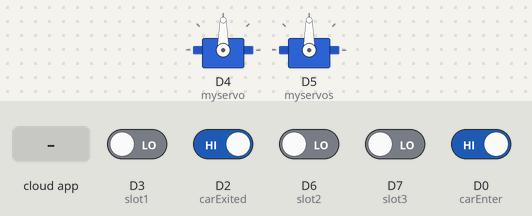
Recording of a sketch running on a simulated ESP8266 (NodeMCU). Shown: 2 × servo. The inputs (shaded band) are chosen by the test bench; at power-on: D0 (carEnter), D2 (carExited) HIGH, D3 (slot1), D6 (slot2), D7 (slot3) LOW. WiFi joins after 1.5 s; servers stay silent unless stated; network time is answered at once with the bench clock; the local clock reads 2024-03-15 10:24:30 at power-on unless the sketch sets it; no MQTT or app messages arrive unless stated; what the sketch prints to the serial monitor is not drawn.

Above: at 3.7 s.
3.8 s: the phone or cloud app sets entrygate to ON
At 5.0 s:
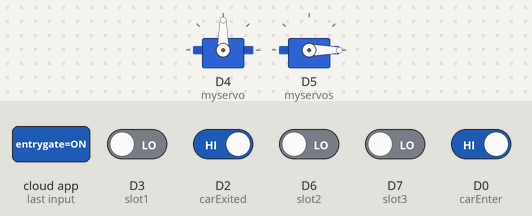
8.3 s: D2 (carExited) driven LOW
At 12.7 s:
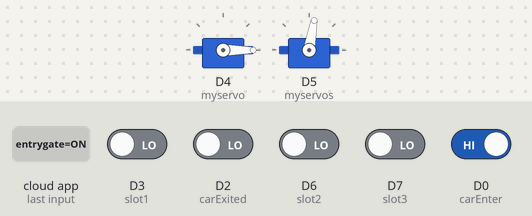
32.3 s: D0 (carEnter) driven LOW
At 36.8 s:
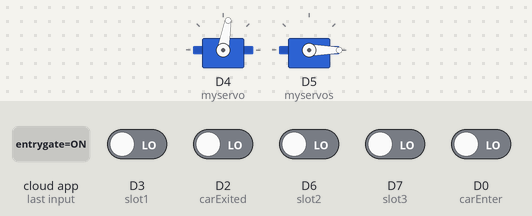
Timing chart, 0 to 43.4 s (numbered marks = the images above; inputs shaded):
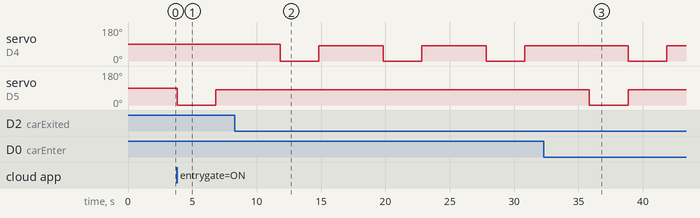

Measured:
- after the input at 3.8 s, servo on D5 (myservos): 90° → 0° at once, → 80° 3.0 s later
- after the input at 8.3 s, servo on D4 (myservo): alternates 80° for 5.0 s and 0° for 3.0 s, starting after 3.5 s
- after the input at 32.3 s, servo on D5 (myservos): 80° → 0° after 3.6 s, → 80° 3.0 s later

The sketch:

project-IOT.ino
```cpp
#include <ESP8266WiFi.h>
#include <Servo.h>
#include <NTPClient.h>
#include <WiFiUdp.h>
#include <NTPClient.h>;
#include <WiFiUdp.h>
#include "Adafruit_MQTT.h"
#include "Adafruit_MQTT_Client.h"
const char *ssid =  "Nv";     //  WiFi Name
const char *pass =  "1234567890"; //  WiFi Password

#define MQTT_SERV "io.adafruit.com"
#define MQTT_PORT 1883
#define MQTT_NAME "" // mqtt name adfruit io .com
#define MQTT_PASS "" // Password/key  adfruit io .com
WiFiUDP ntpUDP;
NTPClient timeClient(ntpUDP, "pool.ntp.org", 19800, 60000);
Servo myservo;    //servo motor as gate
Servo myservos;  //servo motor as gate

int carEnter = D0; // entry sensor
int carExited = D2;  //exit sensor
int slot3 = D7;
int slot2 = D6;
int slot1  = D3;
int count = 0;
int CLOSE_ANGLE = 80;  // closing angle of the servo motor arm
int OPEN_ANGLE = 0;  // opening angle of the servo motor arm
int  hh, mm, ss;
int pos;
int pos1;

String h, m, EntryTimeSlot1, ExitTimeSlot1, EntryTimeSlot2, ExitTimeSlot2, EntryTimeSlot3, ExitTimeSlot3;
boolean entrysensor, exitsensor, s1, s2, s3;

boolean s1_occupied = false;
boolean s2_occupied = false;
boolean s3_occupied = false;

WiFiClient client;
Adafruit_MQTT_Client mqtt(&client, MQTT_SERV, MQTT_PORT, MQTT_NAME, MQTT_PASS);

//Set up the feed you're subscribing to
Adafruit_MQTT_Subscribe EntryGate = Adafruit_MQTT_Subscribe(&mqtt, MQTT_NAME "/feeds/entrygate");
Adafruit_MQTT_Subscribe ExitGate = Adafruit_MQTT_Subscribe(&mqtt, MQTT_NAME "/feeds/exitgate");

//Set up the feed you're publishing to
Adafruit_MQTT_Publish CarsParked = Adafruit_MQTT_Publish(&mqtt, MQTT_NAME "/feeds/carsparked");
Adafruit_MQTT_Publish EntrySlot1 = Adafruit_MQTT_Publish(&mqtt, MQTT_NAME "/feeds/entryslot1");
Adafruit_MQTT_Publish ExitSlot1 = Adafruit_MQTT_Publish(&mqtt, MQTT_NAME "/feeds/exitslot1");
Adafruit_MQTT_Publish EntrySlot2 = Adafruit_MQTT_Publish(&mqtt, MQTT_NAME "/feeds/entryslot2");
Adafruit_MQTT_Publish ExitSlot2 = Adafruit_MQTT_Publish(&mqtt, MQTT_NAME "/feeds/exitslot2");
Adafruit_MQTT_Publish EntrySlot3 = Adafruit_MQTT_Publish(&mqtt, MQTT_NAME "/feeds/entryslot3");
Adafruit_MQTT_Publish ExitSlot3 = Adafruit_MQTT_Publish(&mqtt, MQTT_NAME "/feeds/exitslot3");

void setup() {
  delay(1000);
  Serial.begin (9600);
  mqtt.subscribe(&EntryGate);
  mqtt.subscribe(&ExitGate);
  timeClient.begin();
  myservo.attach(D4);      // motor pin to D4
  myservos.attach(D5);       // motor pin to D5
  pinMode(carExited, INPUT);    // ir  sensor as input
  pinMode(carEnter, INPUT);     // ir sensor  input
  pinMode(slot1, INPUT);
  pinMode(slot2, INPUT);
  pinMode(slot3, INPUT);
  WiFi.begin(ssid, pass);    //try to connect with wifi
  Serial.print("Connecting to ");
  Serial.print(ssid);   // display ssid
  while (WiFi.status() != WL_CONNECTED) {
    Serial.print(".");   // if not connected print this ....
    delay(500);
  }
  Serial.println();
  Serial.print("Connected to ");
  Serial.println(ssid);
  Serial.print("IP Address is : ");
  Serial.println(WiFi.localIP());  //print local IP address
}

void loop() {

  MQTT_connect();
  timeClient.update();
  hh = timeClient.getHours();
  mm = timeClient.getMinutes();
  ss = timeClient.getSeconds();
  h = String(hh);
  m = String(mm);
  h + " :" + m;

  entrysensor = !digitalRead(carEnter);
  exitsensor = !digitalRead(carExited);
  s1 = digitalRead(slot1);
  s2 = digitalRead(slot2);
  s3 = digitalRead(slot3);

  if (entrysensor == 1) {    // if high then count and send data
    count =  count + 1;     //increment count
    myservos.write(OPEN_ANGLE);
    delay(3000);
    myservos.write(CLOSE_ANGLE);

  }

  if (exitsensor == 1) {   //if high then count and send
    count = count - 1;    //decrement count
    myservo.write(OPEN_ANGLE);
    delay(3000);
    myservo.write(CLOSE_ANGLE);
  }
  if (! CarsParked.publish(count)) {}

  if (s1 == 1 && s1_occupied == false) {
    Serial.println("Occupied1 ");
    EntryTimeSlot1 =  h + " :" + m;
    Serial.print("EntryTimeSlot1");
    Serial.print(EntryTimeSlot1);//

    s1_occupied = true;
    if (! EntrySlot1.publish((char*) EntryTimeSlot1.c_str())) {}
  }
  if (s1 == 0 && s1_occupied == true) {
    Serial.println("Available1 ");
    ExitTimeSlot1 =  h + " :" + m;
    Serial.print("ExitTimeSlot1");
    Serial.print(ExitTimeSlot1);

    s1_occupied = false;
    if (! ExitSlot1.publish((char*) ExitTimeSlot1.c_str())) {}
  }
  if (s2 == 1 && s2_occupied == false) {
    Serial.println("Occupied2 ");
    EntryTimeSlot2 =  h + " :" + m;
    Serial.print("EntryTimeSlot2");
    Serial.print(EntryTimeSlot2);

    s2_occupied = true;
    if (! EntrySlot2.publish((char*) EntryTimeSlot2.c_str())) {}
  }
  if (s2 == 0 && s2_occupied == true) {
    Serial.println("Available2 ");
    ExitTimeSlot2 =  h + " :" + m;
    Serial.print("ExitTimeSlot2");
    Serial.print(ExitTimeSlot2);

    s2_occupied = false;
    if (! ExitSlot2.publish((char*) ExitTimeSlot2.c_str())) {}
  }
  if (s3 == 1 && s3_occupied == false) {
    Serial.println("Occupied3 ");
    EntryTimeSlot3 =  h + " :" + m;
    Serial.print("EntryTimeSlot3: ");//
    Serial.print(EntryTimeSlot3); //
    s3_occupied = true;
    if (! EntrySlot3.publish((char*) EntryTimeSlot3.c_str())) {}
  }
  if (s3 == 0 && s3_occupied == true) {
    Serial.println("Available3 ");
    ExitTimeSlot3 =  h + " :" + m;
    Serial.print("ExitTimeSlot3: ");//
    Serial.print(ExitTimeSlot3);  //
    s3_occupied = false;
    if (! ExitSlot3.publish((char*) ExitTimeSlot3.c_str())) { }
  }

  Adafruit_MQTT_Subscribe * subscription;
  while ((subscription = mqtt.readSubscription(5000)))
  {

    if (subscription == &EntryGate)
    {

      Serial.println((char*) EntryGate.lastread);

      if (!strcmp((char*) EntryGate.lastread, "ON"))
      {
        myservos.write(OPEN_ANGLE);
        delay(3000);
        myservos.write(CLOSE_ANGLE);
      }
    }
    if (subscription == &ExitGate)
    {

      Serial.println((char*) EntryGate.lastread);

      if (!strcmp((char*) ExitGate.lastread, "ON"))
      {
        myservo.write(OPEN_ANGLE);
        delay(3000);
        myservo.write(CLOSE_ANGLE);
      }
    }
  }
}
void MQTT_connect()
{
  int8_t ret;


  if (mqtt.connected())
  {
    return;
  }

  uint8_t retries = 3;
  while ((ret = mqtt.connect()) != 0)
  {
    mqtt.disconnect();
    delay(5000);
    retries--;
    if (retries == 0)
    {
      Serial.print("Error");//
      while (1);
    }
  }
}
```
